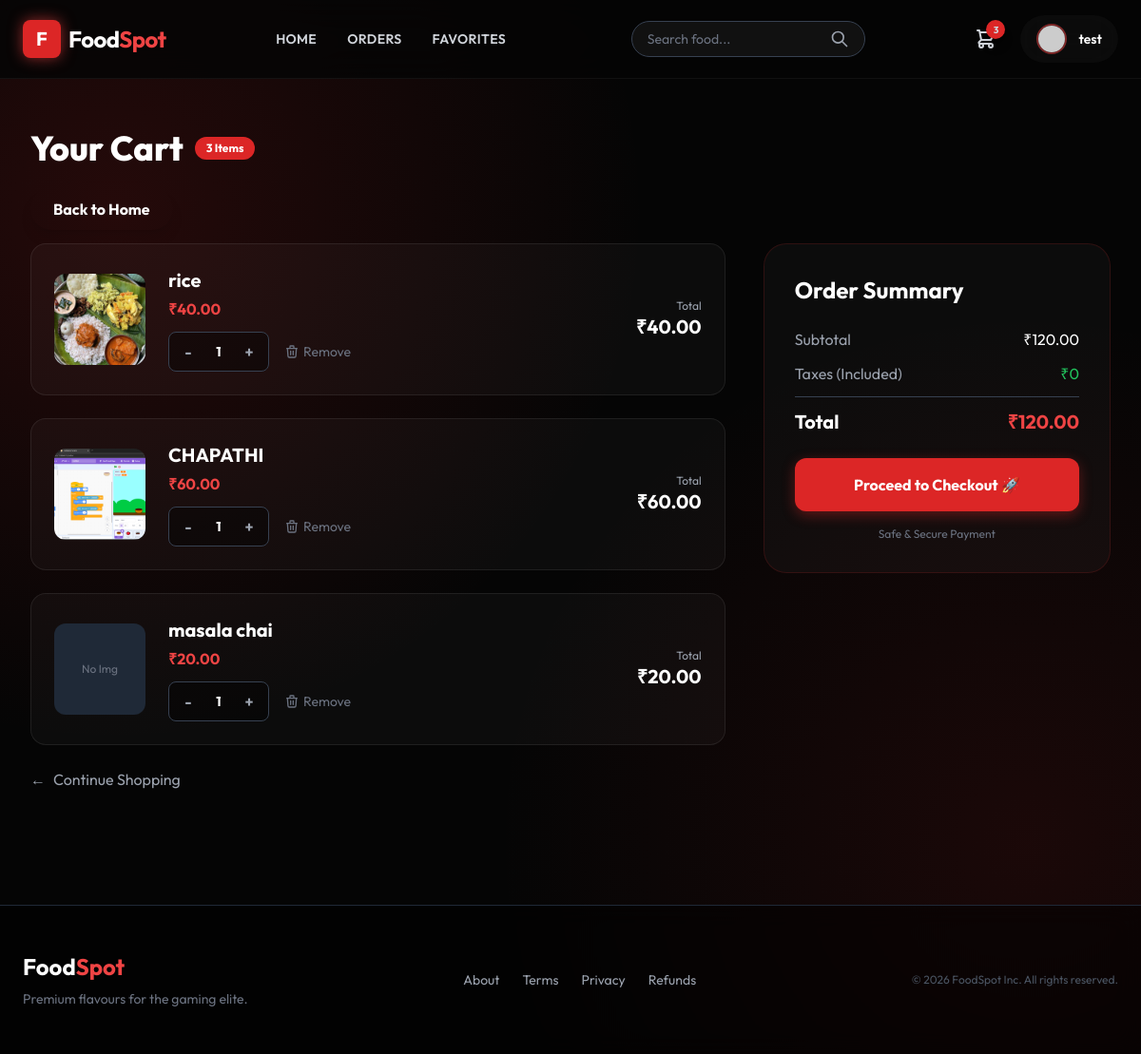
Before: /cart/ (signed in) with the older database file.
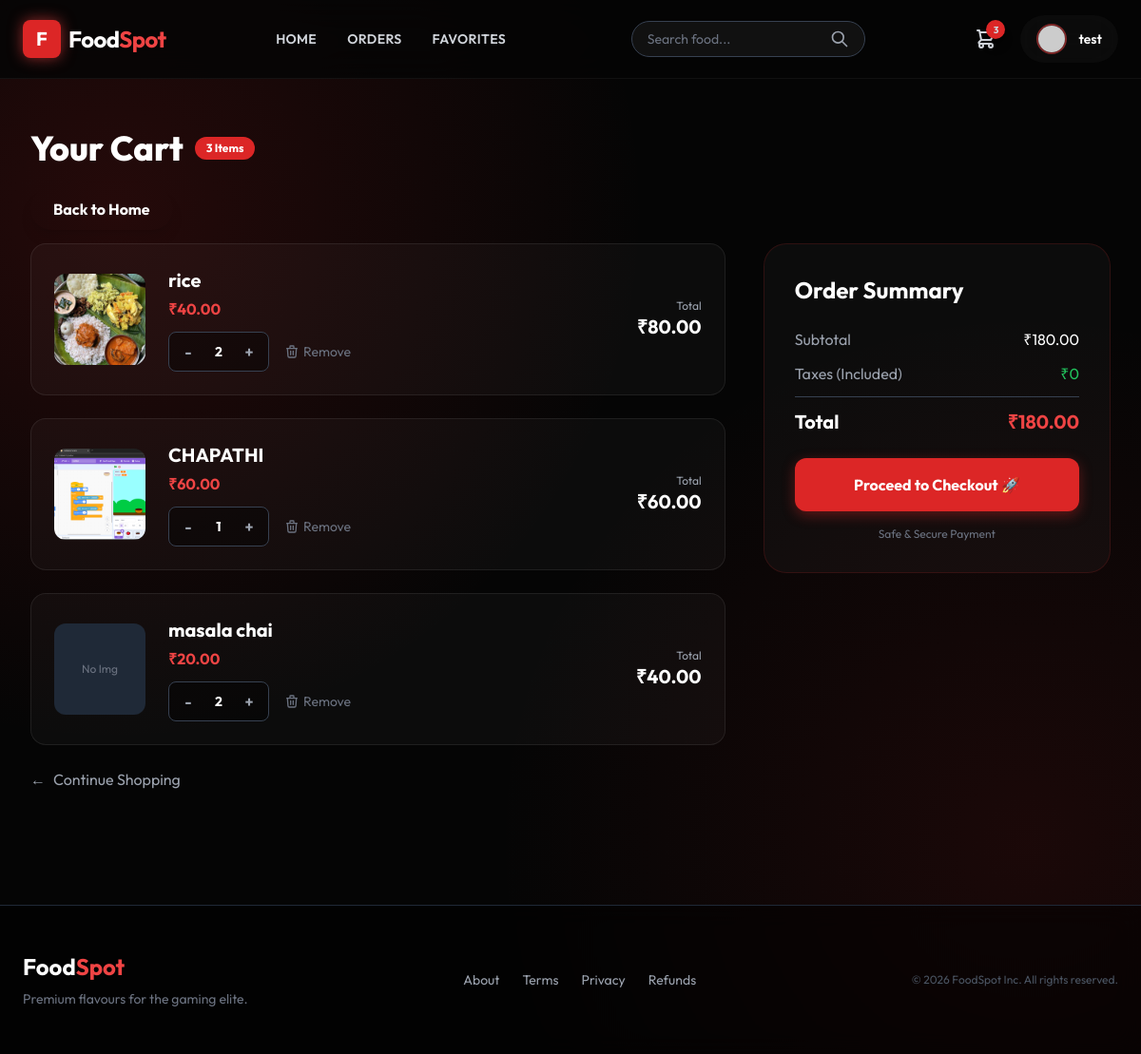
After: the same page with the newer database file.
### menu/models.py (models this page shows, shortened)
class Cart(models.Model):
    item = models.ForeignKey(Product, on_delete=models.CASCADE)
    user = models.ForeignKey(User, on_delete=models.CASCADE)
    qty = models.IntegerField(null=False, default=1)
    date = models.DateTimeField(auto_now_add=True)
    def total_price(self):
        return self.qty * self.item.selling_price

class Product(models.Model):
    category = models.ForeignKey(Category, on_delete=models.CASCADE)
    name = models.CharField(max_length=150, null=False, blank=False)
    product_image = models.ImageField(upload_to='images', null=True, blank=True)
    quantity = models.IntegerField(null=False, blank=False, default=0)
    original_price = models.DecimalField(max_digits=10, decimal_places=2, null=False)
    selling_price = models.DecimalField(max_digits=10, decimal_places=2, null=False)
    description = models.TextField(max_length=300, null=False)
    is_veg = models.BooleanField(default=False)

### menu/views.py (the view)
# urls.py: path("cart/", CartView.as_view(), name="cart"),
@method_decorator(signin_required, name="dispatch")
@method_decorator(never_cache, name="dispatch")
class CartView(View):
    def get(self, request):
        cart_items = Cart.objects.filter(user=request.user)
        total = sum(item.item.selling_price * item.qty for item in cart_items)
        return render(request, "menu/cart.html", {
            "data": cart_items,
            "total_price": total
        })

### menu/views.py (called while the page is built)
def signin_required(fn):
    def wrapper(request, *args, **kwargs):
        if not request.user.is_authenticated:
            return redirect("login")
        return fn(request, *args, **kwargs)
    return wrapper

### menu/templates/menu/cart.html (shortened to what this page needs)
{% extends 'menu/base.html' %}
{% block content %}
<div class="max-w-6xl mx-auto py-10">
    <div class="flex items-center gap-3 mb-8">
        <h2 class="text-4xl font-extrabold text-white">Your Cart</h2>
        <span class="bg-red-600 text-white text-xs font-bold px-3 py-1 rounded-full">{{ data|length }} Items</span>
    </div>
    <a href="{% url 'home' %}"
        class="bg-white-600 hover:bg-red-700 text-white font-bold py-3 px-6 rounded-full shadow-lg transition transform hover:scale-105">
        Back to Home
    </a>
    <br>
    <br>
    {% if data %}
    <div class="flex flex-col lg:flex-row gap-10" id="cart-container">
        <div class="lg:w-2/3 space-y-6" id="cart-items-list">
            {% for item in data %}
            <div class="glass p-6 rounded-2xl flex items-center gap-6 relative group overflow-hidden cart-item-row"
                id="item-row-{{ item.id }}">
                <div class="w-24 h-24 rounded-xl overflow-hidden flex-shrink-0">
                    {% if item.item.product_image %}
                    <img src="{{ item.item.product_image.url }}" class="w-full h-full object-cover">
                    {% else %}
                    <div class="w-full h-full bg-gray-800 flex items-center justify-center text-xs text-gray-500">No Img
                    </div>
                    {% endif %}
                </div>
                <div class="flex-grow">
                    <h3 class="text-xl font-bold text-white mb-1">{{ item.item.name }}</h3>
                    <p class="text-red-500 font-bold mb-3">₹{{ item.item.selling_price }}</p>
                    <div class="flex items-center gap-4">
                        <div class="flex items-center bg-black/40 rounded-lg p-1 border border-gray-700">
                            <form action="{% url 'decrease_qty' item.id %}" method="POST" class="qty-form">
                                <button type="submit"
                                    class="w-8 h-8 flex items-center justify-center text-gray-400 hover:text-white transition font-bold">-</button>
                            </form>
                            <span class="w-8 text-center text-white font-bold text-sm item-qty-value"
                                id="qty-{{ item.id }}">{{ item.qty }}</span>
                            <form action="{% url 'increase_qty' item.id %}" method="POST" class="qty-form">
                                <button type="submit"
                                    class="w-8 h-8 flex items-center justify-center text-gray-400 hover:text-white transition font-bold">+</button>
                            </form>
                        </div>
                        <a href="{% url 'delete_cart' item.id %}"
                            class="text-gray-500 hover:text-red-500 transition text-sm flex items-center gap-1 delete-cart-link"
                            data-item-id="{{ item.id }}">
                            <svg xmlns="http://www.w3.org/2000/svg" class="h-4 w-4" fill="none" viewBox="0 0 24 24"
                                stroke="currentColor">
                                <path stroke-linecap="round" stroke-linejoin="round" stroke-width="2"
                                    d="M19 7l-.867 12.142A2 2 0 0116.138 21H7.862a2 2 0 01-1.995-1.858L5 7m5 4v6m4-6v6m1-10V4a1 1 0 00-1-1h-4a1 1 0 00-1 1v3M4 7h16" />
                            </svg>
                            Remove
                        </a>
                    </div>
                </div>
                <div class="text-right hidden sm:block">
                    <p class="text-gray-400 text-xs">Total</p>
                    <p class="text-xl font-bold text-white">₹<span class="item-total-val"
                            id="item-total-{{ item.id }}">{{ item.total_price }}</span></p>
                </div>
            </div>
            {% endfor %}
            <a href="{% url 'home' %}"
                class="inline-flex items-center gap-2 text-gray-400 hover:text-white transition mt-4">
                <span>&larr;</span> Continue Shopping
            </a>
        </div>
        <div class="lg:w-1/3">
            <div class="glass p-8 rounded-3xl border border-red-900/30 sticky top-24">
                <h3 class="text-2xl font-bold text-white mb-6">Order Summary</h3>
                <div class="space-y-3 mb-6">
                    <div class="flex justify-between text-gray-400">
                        <span>Subtotal</span>
                        <span class="text-white">₹<span id="cart-subtotal">{{ total_price }}</span></span>
                    </div>
                    <div class="flex justify-between text-gray-400">
                        <span>Taxes (Included)</span>
                        <span class="text-green-500">₹0</span>
                    </div>
                    <div class="border-t border-gray-700 pt-3 flex justify-between text-xl font-bold text-white">
                        <span>Total</span>
                        <span class="text-red-500">₹<span id="cart-total">{{ total_price }}</span></span>
                    </div>
                </div>
                <a href="{% url 'checkout' %}"
                    class="block w-full bg-red-600 hover:bg-red-700 text-white font-bold py-4 rounded-xl text-center shadow-[0_4px_14px_0_rgba(220,38,38,0.39)] hover:shadow-[0_6px_20px_rgba(220,38,38,0.23)] hover:-translate-y-0.5 transition ease-in-out">
                    Proceed to Checkout 🚀
                </a>
                <p class="text-center text-gray-500 text-xs mt-4">Safe & Secure Payment</p>
            </div>
        </div>
    </div>
    {% endif %}
</div>
{% endblock %}

### menu/templates/menu/base.html (shortened to what this page needs)
{% load static %}
<!DOCTYPE html>
<html lang="en">
<head>
    <script src="https://cdn.tailwindcss.com"></script>
</head>
<body class="flex flex-col min-h-screen">
    {% block navbar %}
    <nav class="glass-nav fixed w-full z-50 transition-all duration-300">
        <div class="max-w-7xl mx-auto px-6 py-4 flex justify-between items-center">
            <a href="{% url 'home' %}" class="flex items-center gap-2 group">
                <div
                    class="w-10 h-10 bg-red-600 rounded-lg flex items-center justify-center transform group-hover:rotate-12 transition duration-300 shadow-[0_0_15px_rgba(239,68,68,0.6)]">
                    <span class="text-white font-bold text-xl">F</span>
                </div>
                <span class="text-2xl font-bold tracking-tight group-hover:text-red-500 transition">Food<span
                        class="text-red-500">Spot</span></span>
            </a>
            {% if user.is_authenticated %}
            <div class="hidden md:flex items-center space-x-8 text-sm font-semibold uppercase tracking-wide">
                <a href="{% url 'home' %}" class="relative group text-gray-300 hover:text-white transition">
                    Home
                </a>
                <a href="{% url 'my_orders' %}" class="relative group text-gray-300 hover:text-white transition">
                    Orders
                </a>
                <a href="{% url 'favorites' %}" class="relative group text-gray-300 hover:text-white transition">
                    Favorites
                </a>
            </div>
            {% endif %}
            {% block search_bar %}
            <form action="{% url 'search' %}" method="GET"
                class="search-form relative hidden md:flex items-center bg-white/5 border border-gray-700 rounded-full px-4 py-2 ml-4 focus-within:border-red-500/50 focus-within:bg-white/10 transition">
                <input type="text" name="q" placeholder="Search food..." autocomplete="off"
                    class="search-input bg-transparent border-none text-sm text-white placeholder-gray-500 focus:outline-none w-48">
                <button type="submit" class="text-gray-400 hover:text-white transition">
                    <svg xmlns="http://www.w3.org/2000/svg" class="h-5 w-5" fill="none" viewBox="0 0 24 24"
                        stroke="currentColor">
                        <path stroke-linecap="round" stroke-linejoin="round" stroke-width="2"
                            d="M21 21l-6-6m2-5a7 7 0 11-14 0 7 7 0 0114 0z" />
                    </svg>
                </button>
            </form>
            {% endblock %}
            <div class="flex items-center space-x-6">
                {% if user.is_authenticated %}
                <a href="{% url 'cart' %}" class="relative group text-gray-300 hover:text-white transition">
                    {% if user.cart_set.count > 0 %}
                    <span
                        class="absolute -top-2 -right-2 bg-red-600 text-[10px] w-5 h-5 flex items-center justify-center rounded-full font-bold shadow-lg animate-bounce">
                        {{ user.cart_set.count }}
                    </span>
                    {% endif %}
                </a>
                {% endif %}
                {% if user.is_authenticated %}
                <a href="{% url 'profile' %}"
                    class="flex items-center gap-3 glass px-4 py-2 rounded-full hover:bg-white/10 transition border-transparent hover:border-red-500/30 group">
                    <div
                        class="w-8 h-8 rounded-full overflow-hidden border-2 border-red-500/50 group-hover:border-red-500 transition">
                        {% if user.profile.profile_pic %}
                        <img src="{{ user.profile.profile_pic.url }}" class="w-full h-full object-cover">
                        {% else %}
                        <img src="https://ui-avatars.com/api/?name={{ user.username }}&background=1f2937&color=fff"
                            class="w-full h-full object-cover">
                        {% endif %}
                    </div>
                    <span class="hidden md:block font-semibold text-sm">{{ user.username }}</span>
                </a>
                {% else %}
                <a href="{% url 'login' %}"
                    class="bg-red-600 hover:bg-red-700 text-white text-sm font-bold px-6 py-2.5 rounded-full shadow-[0_4px_14px_0_rgba(220,38,38,0.39)] hover:shadow-[0_6px_20px_rgba(220,38,38,0.23)] hover:-translate-y-0.5 transition ease-in-out">
                    Login
                </a>
                {% endif %}
            </div>
        </div>
    </nav>
    {% endblock %}
    <main class="flex-grow {% block main_padding_class %}pt-24{% endblock %} px-4 sm:px-6 lg:px-8 max-w-7xl mx-auto w-full fade-in">
        {% block content %}
        {% endblock %}
    </main>
    <footer class="mt-20 border-t border-gray-800 bg-black/50 backdrop-blur-md">
        <div class="max-w-7xl mx-auto py-12 px-6">
            <div class="flex flex-col md:flex-row justify-between items-center gap-6">
                <div class="text-center md:text-left">
                    <h3 class="text-2xl font-bold text-white mb-2">Food<span class="text-red-500">Spot</span></h3>
                    <p class="text-gray-500 text-sm">Premium flavours for the gaming elite.</p>
                </div>
                <div class="flex space-x-6 text-sm text-gray-400">
                    <a href="{% url 'about_us' %}" class="hover:text-red-500 transition">About</a>
                    <a href="{% url 'terms' %}" class="hover:text-red-500 transition">Terms</a>
                    <a href="{% url 'privacy' %}" class="hover:text-red-500 transition">Privacy</a>
                    <a href="{% url 'refund' %}" class="hover:text-red-500 transition">Refunds</a>
                </div>
                <p class="text-gray-600 text-xs">© 2026 FoodSpot Inc. All rights reserved.</p>
            </div>
        </div>
    </footer>
</body>
</html>

### menu/templates/menu/base.html (style rules this page uses)
:root { --theme-bg: #050505; --theme-surface: #0b0b0f; --theme-surface-2: #12121a; --theme-border: rgba(255, 255, 255, 0.08); --theme-red: #ef4444; --theme-red-soft: rgba(239, 68, 68, 0.22); --theme-green: #22c55e; --theme-text: #f8fafc; --theme-muted: #94a3b8; }
body { font-family: 'Outfit', sans-serif; background-color: var(--theme-bg); background-image: radial-gradient(circle at 10% 20%, rgba(220, 38, 38, 0.15) 0%, transparent 40%), radial-gradient(circle at 90% 80%, rgba(220, 38, 38, 0.1) 0%, transparent 40%); color: #fff; overflow-x: hidden; }
.glass { background: rgba(255, 255, 255, 0.03); backdrop-filter: blur(16px); -webkit-backdrop-filter: blur(16px); border: 1px solid rgba(255, 255, 255, 0.08); }
.glass-nav { background: rgba(5, 5, 5, 0.85); backdrop-filter: blur(20px); border-bottom: 1px solid rgba(255, 255, 255, 0.05); }
.fade-in { animation: fadeIn 0.6s ease-out forwards; opacity: 0; transform: translateY(10px); }

Changed rows visible on the page:
changed Cart "rice": qty "1" → "2"; total_price "40.00" → "80.00"
changed Cart "masala chai": qty "1" → "2"; total_price "20.00" → "40.00"
Other visible differences:
{{ total_price }}: "120.00" → "180.00"
